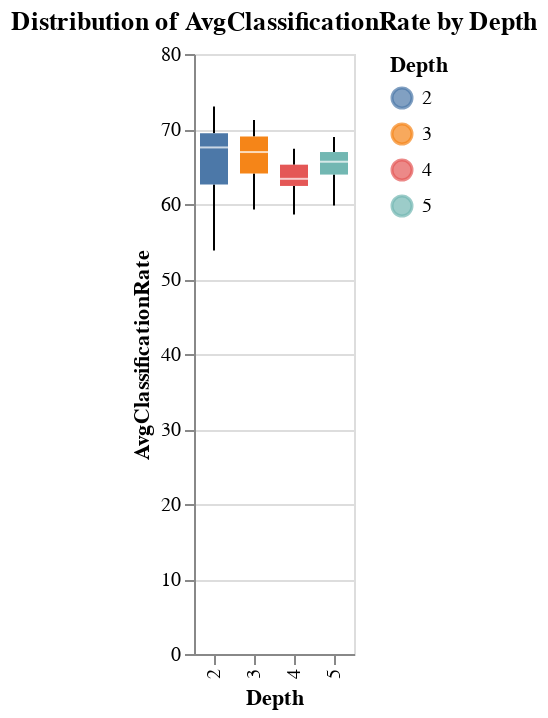

Notebook code cell kept with this figure:
### Code cell
chart = alt.Chart(df).mark_boxplot().encode(
    x='Depth:N',
    y='AvgClassificationRate:Q',
    color='Depth:N'
).properties(
    title='Distribution of AvgClassificationRate by Depth'
)
chart

### Figure 1 — Vega-Lite specification as saved in the notebook (floating-point values rounded to 4 significant figures; data arrays with more than 128 entries replaced by an {"elided": "..."} marker saying what was removed)
{"config": {"view": {"continuousWidth": 300, "continuousHeight": 300}}, "data": {"name": "data-f22db429f087b0b80f91725068073632"}, "mark": {"type": "boxplot"}, "encoding": {"color": {"field": "Depth", "type": "nominal"}, "x": {"field": "Depth", "type": "nominal"}, "y": {"field": "AvgClassificationRate", "type": "quantitative"}}, "title": "Distribution of AvgClassificationRate by Depth", "$schema": "https://vega.github.io/schema/vega-lite/v5.20.1.json", "datasets": {"data-f22db429f087b0b80f91725068073632": {"elided": "297 records"}}}
